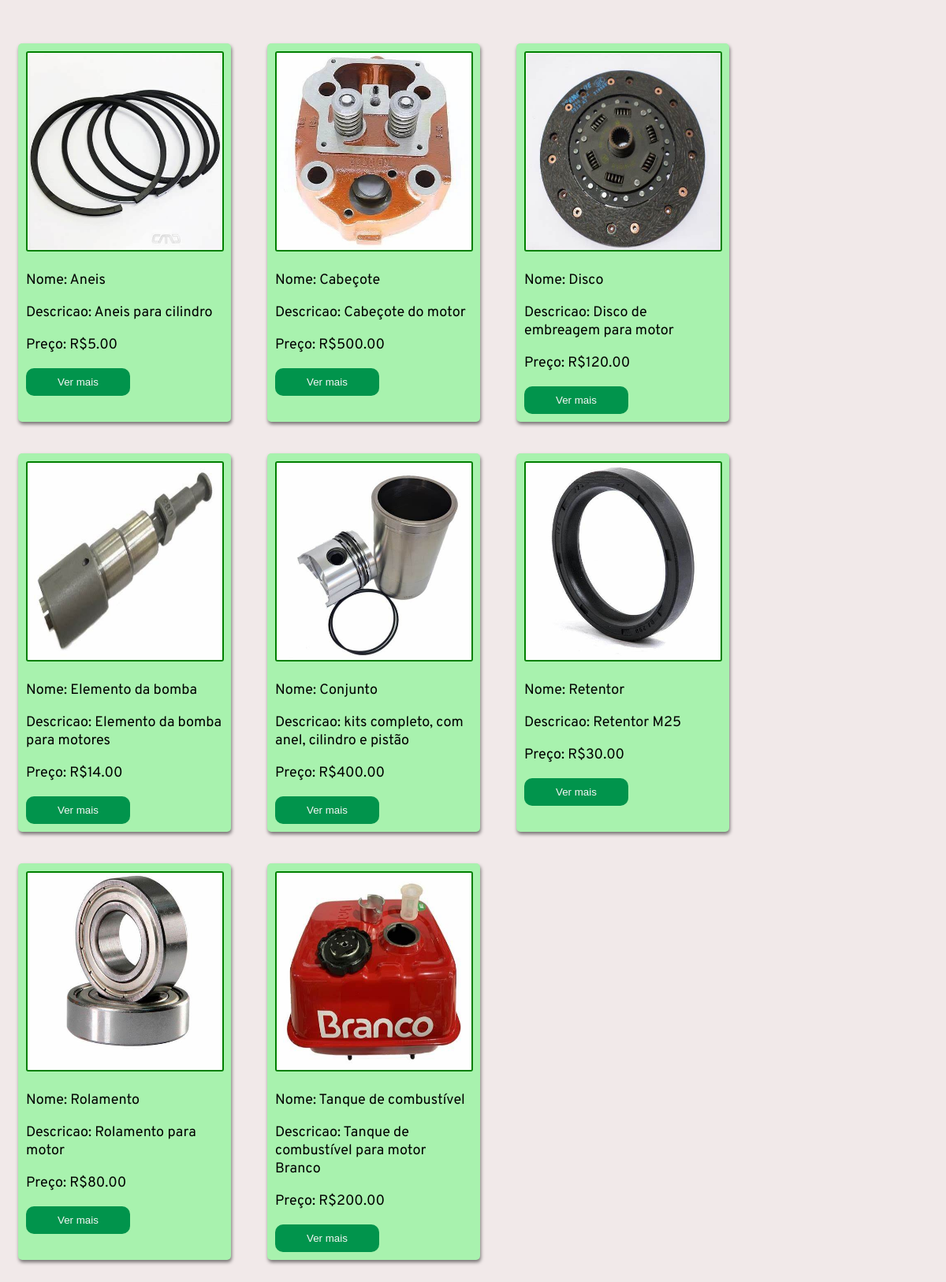
/listagem_todos.php, run on the app's committed database.
### tables this page shows
CREATE TABLE `produtos` (
  `cod_prod` int(11) NOT NULL,
  `nome` varchar(50) NOT NULL,
  `descricao` varchar(100) DEFAULT NULL,
  `preco` decimal(7,2) DEFAULT NULL,
  `categoria` varchar(50) DEFAULT NULL,
  `imagem` varchar(400) DEFAULT NULL
);

### controllers/funcoes_db.php (called while the page is built, shortened)
<?php
function fazconexao(){
    try{
        $conexao = new PDO("mysql:host=localhost; dbname=projeto; charset=utf8", "root","");
        $conexao->setAttribute(PDO::ATTR_ERRMODE, PDO::ERRMODE_EXCEPTION);
        return($conexao);
        }
    catch(PDOException $ex){
    die($ex->getMessage());
    }
}
function ConsultaSelectAll($sql,$parametros=array()){
    try {
        $conexaoBD = fazConexao();
        $consulta = $conexaoBD->prepare($sql);
        if (sizeof($parametros) > 0) {
           $result = $consulta->execute($parametros);
        }
        else{
            $result = $consulta->execute();
        }
        $resultados = $consulta->fetchAll(PDO::FETCH_ASSOC);
        return($resultados);
    }
    catch (PDOException $e) {
       echo $e;
    }
}
?>

### listagem_todos.php (the view, shortened to what this page needs)
<?php
    require("controllers/funcoes_db.php");
    include_once('./includes/header.php');
    if(isset($_GET['nome']))
        $texto = '%'.$_GET['nome'].'%';
    else
        $texto = '%%';
    $query = "SELECT * from produtos where nome like ? order by cod_prod";
    $array = array($texto);
    $resultados = ConsultaSelectAll($query,$array);
?>
<div class="blocao">
    <div class="blocos">
        <?php
        foreach($resultados as $linha) {
        ?>
        <div class="bloco">
            <form action="./pag_produto.php" method="post">
                <img src="image/<?php echo $linha['imagem'];?>" width='240px' /></p>
                <p>Nome:  <?php echo $linha['nome']?></p>
                <p>Descricao: <?php echo $linha['descricao']?></p>
                <p>Preço: R$<?php echo $linha['preco']?></p>
                <button type="submit" id="botao" name="botao" value="Ver"> Ver mais </button>
            </form>
        </div>
        <?php
        }
        ?>
    </div>
</div>

### css/estilo.css (style rules this page uses)
.blocao { justify-content: center; display:flex; padding: 15px 0 0 0; }
.bloco { display: flex; flex-direction: column; background-color: #a8f2ae; width: 250px; margin: 20px 23px; padding: 10px; font-size: 18px; border-radius: 5px; box-shadow: 1px 3px 4px rgba(0,0,0,.5); }
.bloco img { width: 247px; height: 250px; object-fit: fill; border:green 2px solid; border-radius: 3px; }
.blocos { display: flex; float: left; align-items: stretch; flex-wrap: wrap; margin: 20px 0px; align-content: center; }
#botao { padding: 10px 40px; border: 0; border-radius: 10px; background-color: #01944C; color:#f6f6f6; cursor:pointer; }

### data on the page
produtos: imagem (picture), nome "Aneis", descricao "Aneis para cilindro", preco "5.00"
produtos: imagem (picture), nome "Cabeçote", descricao "Cabeçote do motor", preco "500.00"
produtos: imagem (picture), nome "Disco", descricao "Disco de embreagem para motor", preco "120.00"
produtos: imagem (picture), nome "Elemento da bomba", descricao "Elemento da bomba para motores", preco "14.00"
produtos: imagem (picture), nome "Conjunto", descricao "kits completo, com anel, cilindro e pistão", preco "400.00"
produtos: imagem (picture), nome "Retentor", descricao "Retentor M25", preco "30.00"
produtos: imagem (picture), nome "Rolamento", descricao "Rolamento para motor", preco "80.00"
produtos: imagem (picture), nome "Tanque de combustível", descricao "Tanque de combustível para motor Branco", preco "200.00"
